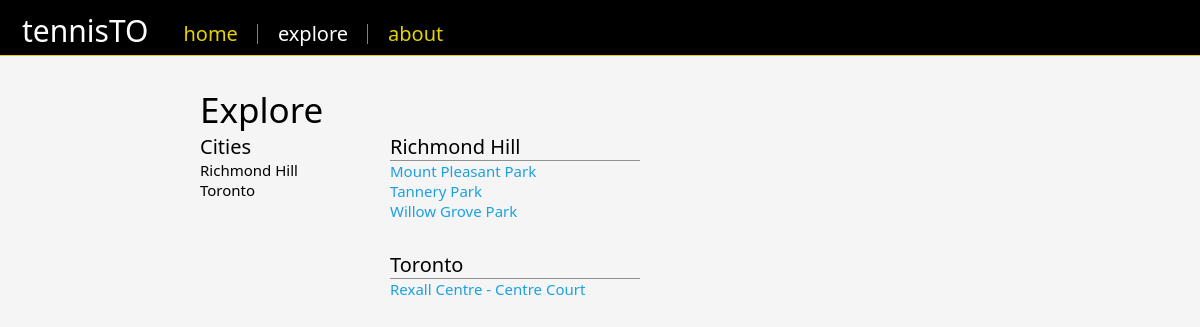
/explore/, run on an earlier commit of the app's database.
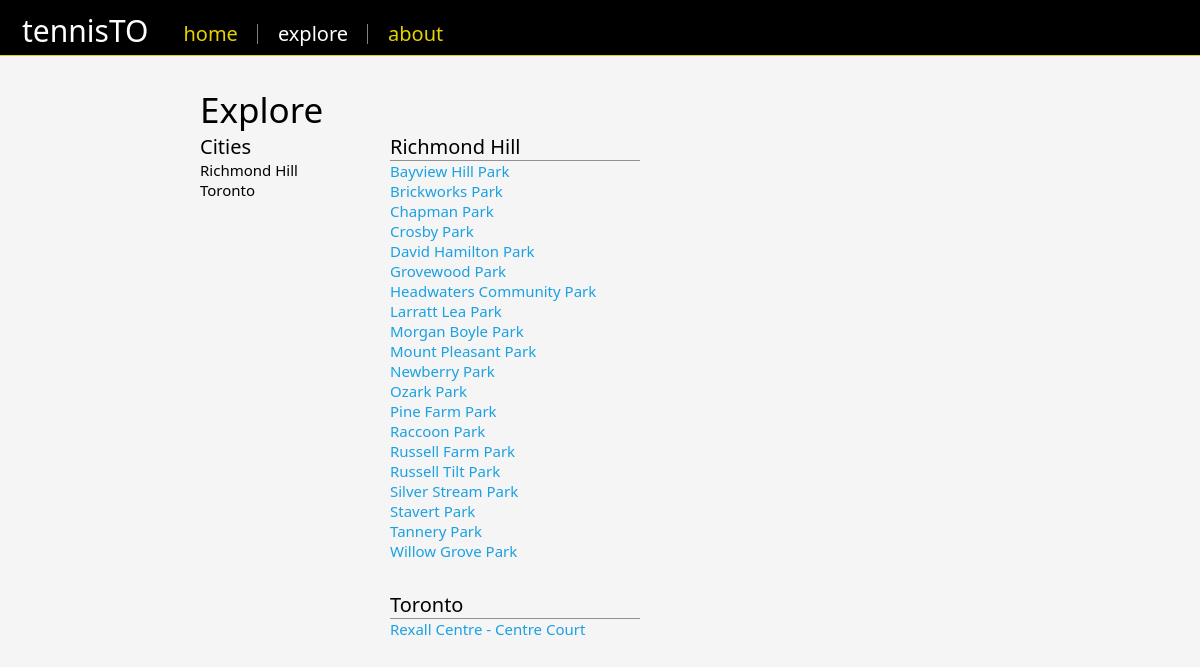
And on a later commit of the database.
### CourtInfo/models.py (models this page shows, shortened)
class City(models.Model):
    name = models.CharField(max_length=100)
    province = models.ForeignKey(Province)
    def sorted_courts(self):
        return self.court_set.order_by('name')
    class Meta:
        verbose_name = 'city'
        verbose_name_plural = 'cities'

class Court(models.Model):
    name = models.CharField(max_length=100)
    street_address = models.CharField(max_length=150, blank=True)
    city = models.ForeignKey(City)
    geo_position = GeopositionField()
    slug = models.SlugField(unique=True)
    photosynth_url = models.URLField(blank=True)
    fallback_image_url = models.URLField(blank=True)
    is_public = models.BooleanField(default=True)
    court_info = models.TextField(blank=True)
    court_condition = models.TextField(blank=True)
    class Meta:
        verbose_name = 'court'
        verbose_name_plural = 'courts'

### Explore/views.py (the view)
def index(request):
    courts = Court.objects.all()
    cities = City.objects.all().order_by('name')
    context = {
        'is_explore_page': True,
        'cities': cities
    }
    return render(request, 'Explore/explore_main.html', context)

### Explore/templates/Explore/explore_main.html (shortened to what this page needs)
{% extends "base.html" %}
{% block content %}
<div id="contentDiv" style="width:800px; margin-left:auto; margin-right:auto; margin-top:30px;">
  <div style="font-size:35px;">
    Explore
  </div>
  <div style="float:left; width:190px;">
    <div class="TextTitle2Style">
      Cities
    </div>
    {% for city in cities %}
      <div class="TextNormalStyle">
      {{ city.name }}
      </div>
    {% endfor %}
  </div>
  <div style="float:left; width:610px;">
    {% for city in cities %}
      <div class="TextTitle2Style" style="border-bottom:solid 1px #919191; width:250px;">
      {{ city.name }}
      </div>
      {% for court in city.sorted_courts %}
        <div class="TextNormalStyle">
        <a href="/courts/view/{{ court.slug }}/"> {{ court.name }} </a>
        </div>
      {% endfor %}
      <div class="SpacerLarge"> </div>
    {% endfor %}
  </div>
</div>
{% endblock %}

### templates/base.html (shortened to what this page needs)
<!DOCTYPE html>
{% load staticfiles %}
<html>
    <head>
        <link rel="stylesheet" type="text/css" href="{% static 'tennisTO.css' %}">
        <link rel="stylesheet" type="text/css" href="{% static 'controls.css' %}">
    </head>
    <body>
        {% include "banner.html" %}
        {% block content %}
        {% endblock %}
    </body>
</html>

### templates/banner.html
<div class='header'>
    <div class='logo'>
        tennisTO
    </div>
    <div class="navAndSearch">
      <ul class="nav">
        <li>
          {% if is_homepage %}
            <a href="/" style="color:white;">
          {% else %}
            <a href="/" style="color:#E5D200;">
          {% endif %}
          home </a>
        </li>
        <li>
          {% if is_explore_page %}
            <a href="/explore/" style="color:white;">
          {% else %}
            <a href="/explore/" style="color:#E5D200;">
          {% endif %}
          explore </a>
        </li>
        <li>
          {% if is_about_page %}
            <a href="/about/" style="color:white;">
          {% else %}
            <a href="/about/" style="color:#E5D200;">
          {% endif %}
          about </a>
        </li>
      </ul>
    </div>
</div>

### static/tennisTO.css (style rules this page uses)
body { margin: 0; padding: 0; border: 0; height: 100%; background-color: WhiteSmoke; overflow-x : hidden; font-family: "Segoe UI", "Segoe UI Web Regular", "Segoe UI Symbol", "Helvetica Neue", "BBAlpha Sans", "S60 Sans", Arial, "sans-serif"; }
.header { color:white; background-color:black; width:100%; height:55px; border:0px; border-bottom: solid 1px #E5D200; padding: 0 25px 0 5px; }
.logo { margin-left:2px; font-size:30px; float:left; color:white; padding: 10px 0 0 15px; }
.navAndSearch { float:left; padding: 22px 0 0 15px; }
.nav { width:390px; height: 20px; margin: 0; padding: 2px 0; list-style: none; float: left; overflow: hidden; }
.nav li { float:left; border-left: solid 1px gray; font-size: 20px; padding: 0 20px; margin-left: -1px; line-height: 20px; }

### static/controls.css (style rules this page uses)
.TextTitle2Style { font-size: 20px; }
.TextNormalStyle { font-size: 15px; }
.SpacerLarge { height: 30px; }
a { color:#1BA1E2; }
a:link { text-decoration:none; }

What changed in the data, as far as the page shows it:
added Court: name "Bayview Hill Park", shown under City "Richmond Hill"
added Court: name "Brickworks Park", shown under City "Richmond Hill"
added Court: name "Chapman Park", shown under City "Richmond Hill"
added Court: name "Crosby Park", shown under City "Richmond Hill"
added Court: name "David Hamilton Park", shown under City "Richmond Hill"
added Court: name "Grovewood Park", shown under City "Richmond Hill"
added Court: name "Headwaters Community Park", shown under City "Richmond Hill"
added Court: name "Larratt Lea Park", shown under City "Richmond Hill"
added Court: name "Morgan Boyle Park", shown under City "Richmond Hill"
added Court: name "Newberry Park", shown under City "Richmond Hill"
added Court: name "Ozark Park", shown under City "Richmond Hill"
added Court: name "Pine Farm Park", shown under City "Richmond Hill"
added Court: name "Raccoon Park", shown under City "Richmond Hill"
added Court: name "Russell Farm Park", shown under City "Richmond Hill"
added Court: name "Russell Tilt Park", shown under City "Richmond Hill"
added Court: name "Silver Stream Park", shown under City "Richmond Hill"
added Court: name "Stavert Park", shown under City "Richmond Hill"
